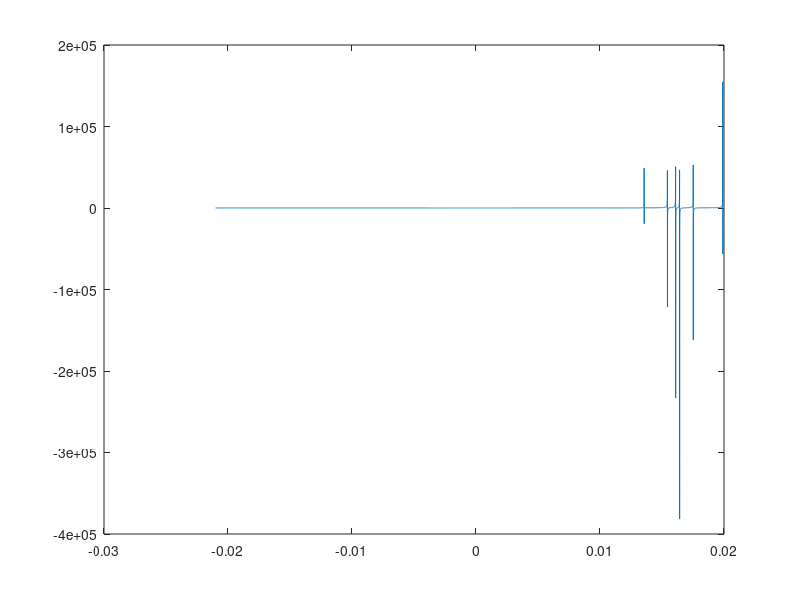

Source code (MATLAB): (Note: this script raises an error after producing the figure.)
global lifes;
lifes = [5 11 21 31 46 75 98 122 145 165 196 224 245 293 321 330 350 420];
t=  lifes;
beta= 0.712;
tmax=max(t);
n=length(t);
N = 10000;
xx=linspace(-0.021,0.02,N);
yy=zeros(1,N);
for jj = 1:N
    yy(jj)=n^2-(n+sum(log(1-xx(jj)*t.^beta)))*sum(1./(1-xx(jj)*t.^beta));
end

figure;
plot(xx,yy);

x_true=fzero(@(x) (n^2-(n+sum(log(1-x*t.^beta)))*sum(1./(1-x*t.^beta))), -0.0205)

s=sum(log(1-x_true*t.^beta));
q=1+s/(n+s)
eta=((1-q)/x_true)^(1/beta)
xlimit=(1/x_true)^(1/beta)
figure;
ezplot(@(x,beta) (n^2-(n+sum(log(1-x*t.^beta)))*sum(1./(1-x*t.^beta))));

figure;
kk = linspace(0.01,2,N);
yy=zeros(1,N);
for jj=1:N
    k = kk(jj);
    yy(jj)=sum(t.^k.*log(t))/sum(t.^k)-1/n*sum(log(t))-1/k;
end
plot(kk,yy);

beta=fzero(@(k)sum(t.^k.*log(t))/sum(t.^k)-1/n*sum(log(t))-1/k,1.15)
eta=(sum(t.^beta)/n)^(1/beta)